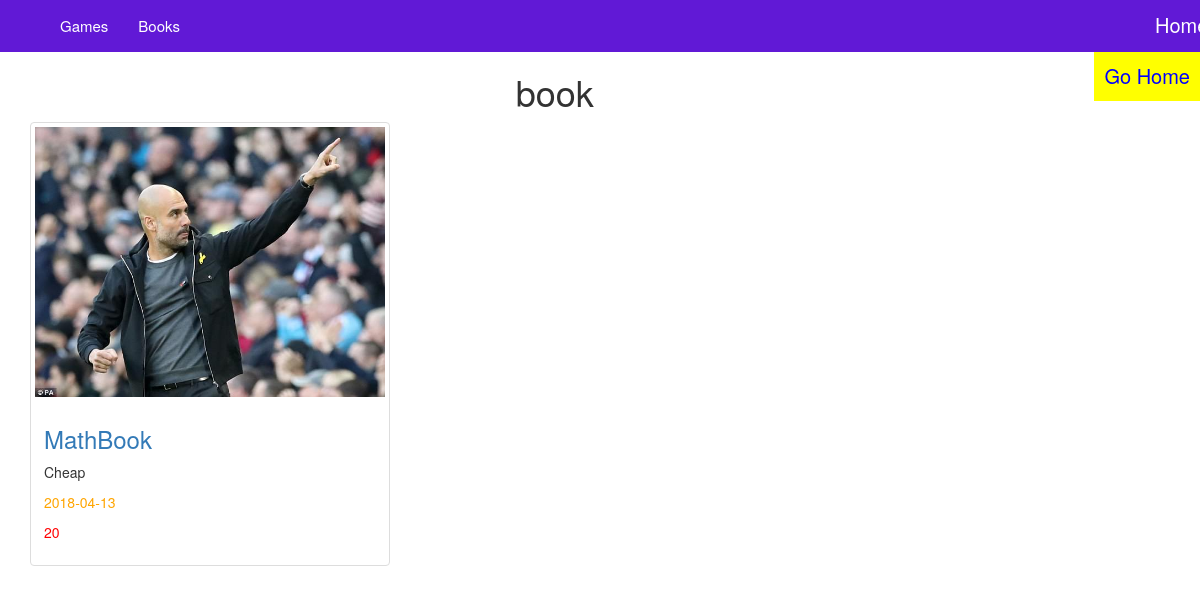
Page /tags.php?name=book on the committed database.
### tables this page shows
CREATE TABLE `categories` (
  `ID` int(11) NOT NULL,
  `Name` varchar(255) NOT NULL,
  `Description` text NOT NULL,
  `parent` int(11) NOT NULL,
  `Ordering` int(11) DEFAULT NULL,
  `Visibility` tinyint(4) NOT NULL DEFAULT '0',
  `Allow_Comment` tinyint(4) NOT NULL DEFAULT '0',
  `Allow_Ads` tinyint(4) NOT NULL DEFAULT '0'
);

CREATE TABLE `items` (
  `Item_ID` int(11) NOT NULL,
  `Name` varchar(255) NOT NULL,
  `Description` text NOT NULL,
  `Price` varchar(255) NOT NULL,
  `Add_Date` date NOT NULL,
  `Country_Made` varchar(255) NOT NULL,
  `Image` varchar(255) NOT NULL,
  `Status` varchar(255) NOT NULL,
  `Rating` smallint(6) NOT NULL,
  `Approve` tinyint(4) NOT NULL DEFAULT '0',
  `Cat_ID` int(11) NOT NULL,
  `Member_ID` int(11) NOT NULL,
  `Tag` varchar(255) NOT NULL
);

### includes/functions/functions.php (called while the page is built, shortened)
<?php
function AllFun($field, $table, $where = NULL, $and = NULL, $orderfield, $ordering = "DESC"){
	global $con;
	$allFun = $con->prepare("SELECT $field FROM $table $where $and ORDER BY
		$orderfield $ordering");
	$allFun->execute();
	$allfun = $allFun->fetchAll();
	return $allfun;
}
function getCat(){
	global $con;
	$getCat = $con->prepare("SELECT * FROM categories WHERE parent = 0  ORDER BY ID ASC ");
	$getCat->execute();
	$cats = $getCat->fetchAll();
	return $cats;
}
?>

### tags.php (the view)
 <?php
include 'init.php';?>
<div class="container">
	<div class="row">
<?php
if (isset($_GET['name'])) {
	$tag = $_GET['name'];
	echo "<h1 class='text-center'>" . $tag .  "</h1>";
	$tagItems = AllFun("*", "items" , "where Tag like '%$tag' ", "AND Approve =1 " , "Item_ID");
		foreach ($tagItems as $item) {
			echo "<div class='col-sm-6 col-md-4'>";
				echo '<div class="thumbnail">';
				echo "<img src='img/ed.jpg' alt= ' ' >";
					echo "<div class='caption'>";
						echo '<h3><a href="items.php?itemid=' . $item['Item_ID'] . '">' . $item['Name']	. '</a></h3>';
						echo ' <p>' . $item['Description'] . '</p>';
						echo ' <p style="color:orange">' . $item['Add_Date'] . '</p>';
						echo ' <p style="color:red">' . $item['Price'] . '</p>';
					echo"</div>";
				echo"</div>";
				echo"</div>";
		}
}else{
	echo "You Didnt spicify Page ID";
}
?>
</div>
</div>
<?php
include $tpl . "footer.php";
?>

### includes/temps/navbar.php
<nav class="navbar navbar-inverse">
  <div class="container">
    <div class="collapse navbar-collapse" id="bs-example-navbar-collapse-1" style=" font-size: 15px">
              <ul class="nav navbar-nav navbar-left">
		    <?php
		$categories = getCat();
		foreach ($categories as $cat ) {
		echo
		'<li>
		<a href="category.php?pageid=' . $cat['ID'] . ' ">
		'. $cat['Name'] . '
		</a>
		</li>';
		}
		?>
</ul>
  <div class="pull-right" >
  	<a href="index.php" style="color: white; font-size: 20px; position: absolute;top: 10px">Home</a>
  </div>
</div>
  </div>
</nav>
	<?php
	if(isset($_SESSION['user'])){?>
	<div class="btn-group" style="margin-left: 550px" >
		<img class="img-circle pull-right" src="img/ed.jpg" width="8%" />
		<span style="font-size: 20px; color: black; padding: 5px" class="btn dropdown-toggle pull-right" data-toggle='dropdown'>
			<?php echo $_SESSION['user'] ?>
			<span class="caret"></span>
		</span>
			<ul class="dropdown-menu pull-right">
				<li><a href="profile.php">My Profile</a></li>
				<li><a href="newads.php">Create Ad</a></li>
				<li><a href="profile.php#my-ads">My Items</a></li>
				<li><a href="logout.php">Log OUt</a></li>
			</ul>
	</div>
		<?php
	}else{
	?>
		<a href="index.php">
			<span class="pull-right log">Go Home</span>
</a>
<?php } ?>

### layouts/css/file.css (style rules this page uses)
body { background-color: # ; }
.navbar { margin-bottom: 0; background-color: #6119d6; border: 1px solid #6119d6; border-radius: 0px; }
.navbar-inverse .navbar-nav>li>a { color: white; }
.log { padding: 10px; font-size: 20px; color: blue; background-color: yellow }

### rows in the picture
categories: Name "Games"
categories: Name "Books"
items: Name "MathBook", Description "Cheap", Add_Date "2018-04-13", Price "20"

### other values in the picture
$tag "book"
